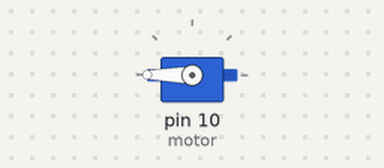
Recording of a sketch running on a simulated Arduino Uno, built with avr-gcc and run on an emulated ATmega328P. On the bench: servo.

Above: at 0.05 s.
At 2.0 s:
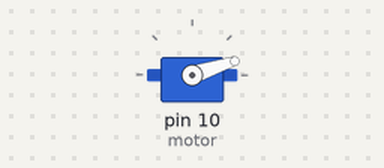
At 3.5 s:
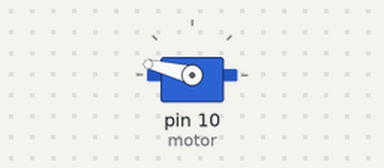
At 7.25 s:
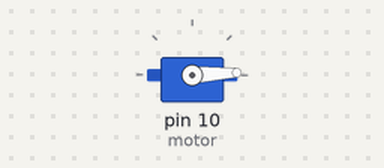
Timing chart, 0 to 9.4 s (numbered marks = the images above):
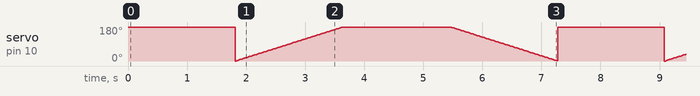

The sketch:

Servo_moor.ino
```cpp
#include <Servo.h>

Servo motor;
int p =0;
// the setup function runs once when you press reset or power the board
void setup() {
motor.attach(10);
motor.write(180);
}

// the loop function runs over and over again forever
void loop() {
for(p=0;p<180;p++)
{
 motor.write(180);
 delay(10);
}

for(p=0;p<=360;p++)
{
 motor.write(p);
 delay(10);
}

for(p=180;p>=1;p--)
{
 motor.write(p);
 delay(10);
}
}
```

LED_SWITCH_RTOS.c
```cpp
#include <Arduino_FreeRTOS.h>

const int led =8;
const int push_button =7;

void red_led(void * parm);
void serial_print(void *param);
void push_but_read(void *param) ;
TaskHandle_t taskhandle1;
TaskHandle_t taskhandle2;
TaskHandle_t taskhandle3;
void setup() {
  Serial.begin(9600);
  xTaskCreate(red_led,"red_led",100,NULL,2,&taskhandle1);
  xTaskCreate(serial_print,"serial_print",100,NULL,1,&taskhandle2);
  xTaskCreate(push_but_read,"push_but_read",100,NULL,1,&taskhandle3);
  vTaskStartScheduler();
  pinMode(led,OUTPUT);
  pinMode(push_button,INPUT_PULLUP);
  digitalWrite(led,0);
  delay(5000);

}

void loop() {


}


void red_led(void * parm)
{

  while(2)
  {
     digitalWrite(led,1);
     vTaskDelay(1000/portTICK_PERIOD_MS);
     digitalWrite(led,0);
     vTaskDelay(1000/portTICK_PERIOD_MS);

  }
 }

void serial_print(void *param)
{
  while(2)
  {
  Serial.println("Hellow\n");
  vTaskDelay(3000/portTICK_PERIOD_MS);
  }
}


void push_but_read(void *param)
{
  while(2)
  {
  Serial.println(digitalRead(push_button));
   Serial.println("\n");
  vTaskDelay(2000/portTICK_PERIOD_MS);
  }
}
```

Measured:
- by itself, servo on pin 10 (motor): moves between 0° and 180°, repeating every 7.3 s
